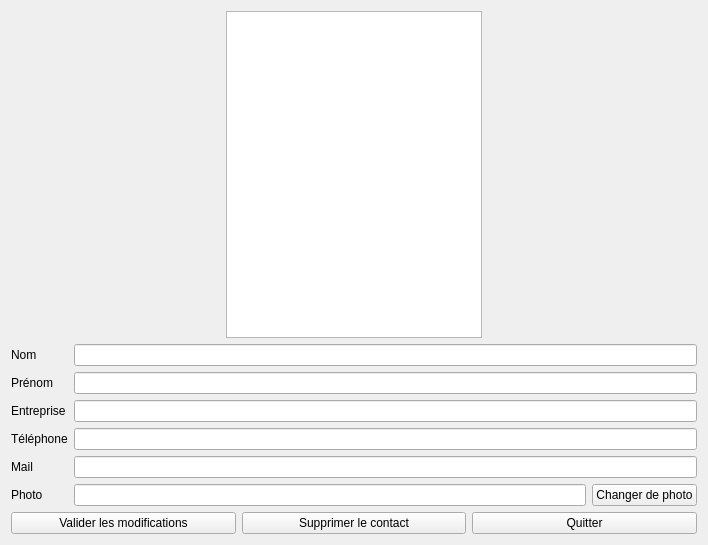
<?xml version="1.0" encoding="UTF-8"?>
<ui version="4.0">
 <class>ModificationContactWindow</class>
 <widget class="QWidget" name="ModificationContactWindow">
  <property name="windowModality">
   <enum>Qt::NonModal</enum>
  </property>
  <property name="geometry">
   <rect>
    <x>0</x>
    <y>0</y>
    <width>708</width>
    <height>545</height>
   </rect>
  </property>
  <property name="windowTitle">
   <string>Modifier un contact</string>
  </property>
  <layout class="QGridLayout" name="gridLayout">
   <item row="1" column="1">
    <layout class="QVBoxLayout" name="verticalLayout">
     <item>
      <layout class="QHBoxLayout" name="horizontalLayout_2">
       <item>
        <spacer name="horizontalSpacer_2">
         <property name="orientation">
          <enum>Qt::Horizontal</enum>
         </property>
         <property name="sizeHint" stdset="0">
          <size>
           <width>40</width>
           <height>20</height>
          </size>
         </property>
        </spacer>
       </item>
       <item>
        <widget class="QGraphicsView" name="photoView">
         <property name="layoutDirection">
          <enum>Qt::LeftToRight</enum>
         </property>
         <property name="autoFillBackground">
          <bool>false</bool>
         </property>
         <property name="verticalScrollBarPolicy">
          <enum>Qt::ScrollBarAlwaysOff</enum>
         </property>
         <property name="horizontalScrollBarPolicy">
          <enum>Qt::ScrollBarAlwaysOff</enum>
         </property>
         <property name="transformationAnchor">
          <enum>QGraphicsView::AnchorViewCenter</enum>
         </property>
        </widget>
       </item>
       <item>
        <spacer name="horizontalSpacer">
         <property name="orientation">
          <enum>Qt::Horizontal</enum>
         </property>
         <property name="sizeHint" stdset="0">
          <size>
           <width>40</width>
           <height>20</height>
          </size>
         </property>
        </spacer>
       </item>
      </layout>
     </item>
     <item>
      <layout class="QFormLayout" name="formLayout">
       <item row="1" column="0">
        <widget class="QLabel" name="nomLabel">
         <property name="text">
          <string>Nom</string>
         </property>
        </widget>
       </item>
       <item row="1" column="1">
        <widget class="QLineEdit" name="nomLineEdit"/>
       </item>
       <item row="2" column="0">
        <widget class="QLabel" name="prenomLabel">
         <property name="text">
          <string>Prénom</string>
         </property>
        </widget>
       </item>
       <item row="2" column="1">
        <widget class="QLineEdit" name="prenomLineEdit"/>
       </item>
       <item row="3" column="0">
        <widget class="QLabel" name="entrepriseLabel">
         <property name="text">
          <string>Entreprise</string>
         </property>
        </widget>
       </item>
       <item row="3" column="1">
        <widget class="QLineEdit" name="entrepriseLineEdit"/>
       </item>
       <item row="4" column="0">
        <widget class="QLabel" name="telLabel">
         <property name="text">
          <string>Téléphone</string>
         </property>
        </widget>
       </item>
       <item row="4" column="1">
        <widget class="QLineEdit" name="telLineEdit"/>
       </item>
       <item row="5" column="0">
        <widget class="QLabel" name="mailLabel">
         <property name="text">
          <string>Mail</string>
         </property>
        </widget>
       </item>
       <item row="5" column="1">
        <widget class="QLineEdit" name="mailLineEdit"/>
       </item>
       <item row="6" column="0">
        <widget class="QLabel" name="photoLabel">
         <property name="text">
          <string>Photo</string>
         </property>
        </widget>
       </item>
       <item row="6" column="1">
        <layout class="QHBoxLayout" name="horizontalLayout_3">
         <item>
          <widget class="QLineEdit" name="photoLineEdit"/>
         </item>
         <item>
          <widget class="QPushButton" name="changeFilePushButton">
           <property name="text">
            <string>Changer de photo</string>
           </property>
          </widget>
         </item>
        </layout>
       </item>
      </layout>
     </item>
     <item>
      <layout class="QHBoxLayout" name="horizontalLayout">
       <item>
        <widget class="QPushButton" name="validButton">
         <property name="text">
          <string>Valider les modifications</string>
         </property>
        </widget>
       </item>
       <item>
        <widget class="QPushButton" name="supprButton">
         <property name="text">
          <string>Supprimer le contact</string>
         </property>
        </widget>
       </item>
       <item>
        <widget class="QPushButton" name="quitButton">
         <property name="text">
          <string>Quitter</string>
         </property>
        </widget>
       </item>
      </layout>
     </item>
    </layout>
   </item>
  </layout>
 </widget>
 <resources/>
 <connections/>
</ui>
